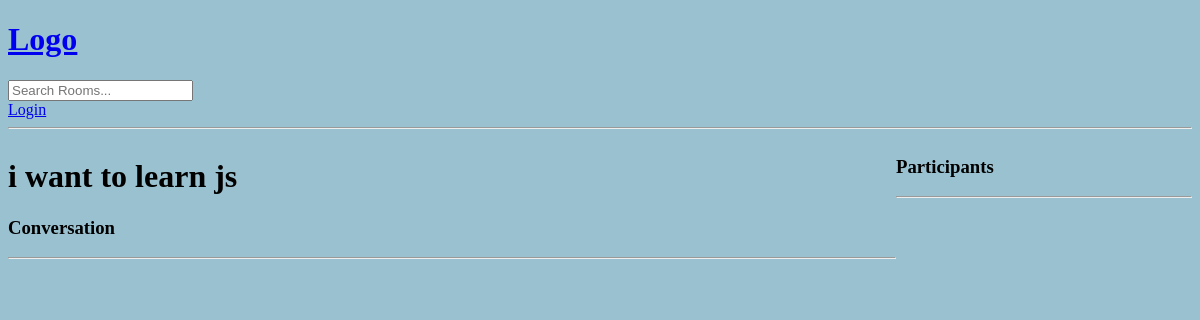
Before: /room/4/ with the older database file.
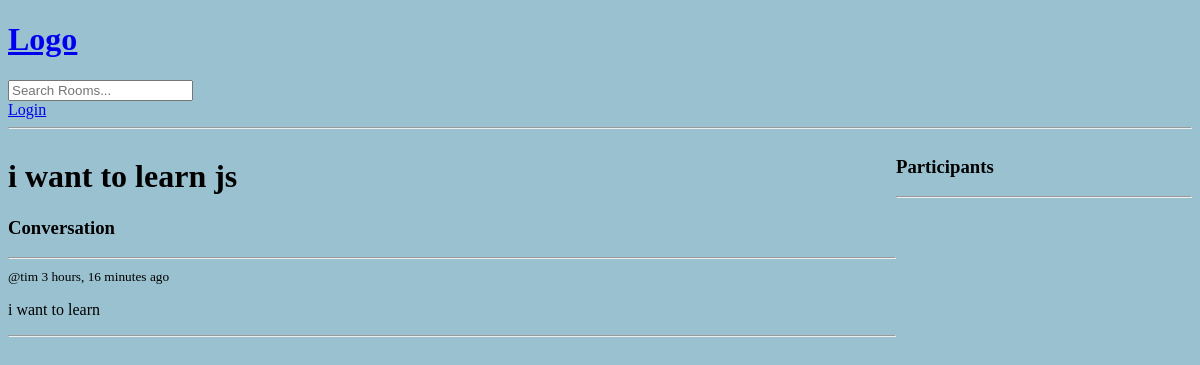
After: the same page with the newer database file.
### base/models.py (models this page shows, shortened)
class Message(models.Model):
    user = models.ForeignKey(User, on_delete=models.CASCADE)
    room = models.ForeignKey(Room,  on_delete=models.CASCADE)
    body = models.TextField()
    updated = models.DateTimeField(auto_now=True)
    created = models.DateTimeField(auto_now_add=True)
    class Meta:
        ordering = ['-updated','-created']

### base/views.py (the view, shortened to what this page needs)
# urls.py: path('room/<str:pk>/', views.room, name='room'),
def room(request, pk):
    room = Room.objects.get(id=pk)  # This line retrieves the room with the id that matches the pk parameter.
    room_messages = room.message_set.all()
    participants = room.participants.all()
    context = {'room':room, 'room_messages':room_messages,
               'participants':participants}
    return render(request, 'base/room.html', context)

### base/templates/base/room.html (shortened to what this page needs)
{% extends 'main.html' %} {% block content %}
<div class="room-container">
  <div>
    <h1>{{room.name}}</h1>
    <div class="comment-wrapper">
      <h3>Conversation</h3>
      <hr />
      {% for message in room_messages %}
      <div>
        <small>@{{message.user}} {{message.created|timesince}} ago</small>
        <p>{{message.body}}</p>
        <hr />
      </div>
      {% endfor %}
    </div>
  </div>
  <div>
    <h3>Participants</h3>
    <hr />
  </div>
</div>
{% endblock %}

Changed rows visible on the page:
added Message: user "tim", created "3 hours, 16 minutes", body "i want to learn"
